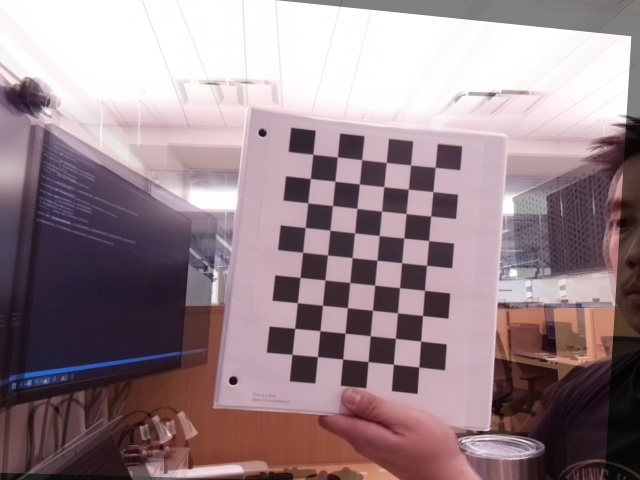
//> input picture Archive Folder/Feature Detection And Matching ORB/build/Stitched_picture.jpg, 640 x 480 px, given in place of the camera
$ ./main   (built with g++ and OpenCV 4)
//> lines starting //> are read from the running program, lines starting //| are printed output that depends on the picture
### Streaming_CVG/RPI_Folder/Mock CVG Program/yen_threshold.h
#pragma once

#include "opencv2/imgproc/imgproc.hpp"
#include <limits>
#include <iostream>

// separated out from
// https://github.com/aivakov/OpenCV-hacks-C-/blob/master/Yen.cpp
// licensed under GNU General Public License v3.0
int Yen(cv::Mat data);

### Streaming_CVG/RPI_Folder/Mock CVG Program/yen_threshold.cpp
#include "yen_threshold.h"

// from https://github.com/aivakov/OpenCV-hacks-C-/blob/master/Yen.cpp
// licensed under GNU General Public License v3.0
using namespace cv;

int Yen(Mat data)
{
    // Ported to C++ by Alexander Ivakov from Java implementation of ImageJ plugin Auto_Threshold

    // Implements Yen  thresholding method
    // 1) Yen J.C., Chang F.J., and Chang S. (1995) "A New Criterion
    //    for Automatic Multilevel Thresholding" IEEE Trans. on Image
    //    Processing, 4(3): 370-378
    // 2) Sezgin M. and Sankur B. (2004) "Survey over Image Thresholding
    //    Techniques and Quantitative Performance Evaluation" Journal of
    //    Electronic Imaging, 13(1): 146-165
    //    http://citeseer.ist.psu.edu/sezgin04survey.html
    //
    // M. Emre Celebi
    // 06.15.2007
    // Ported to ImageJ plugin by G.Landini from E Celebi's fourier_0.8 routines

    int total = 0;
    for (int ih = 0; ih < 256; ih++)
    {
        float extr = data.at<float>(ih);
        ;
        total += (int)extr;
    }

    // normalized histogram
    double norm_histo[256];
    for (int ih = 0; ih < 256; ih++)
    {
        norm_histo[ih] = (double)data.at<float>(ih) / total;
    }

    // cumulative normalized histogram
    double P1[256];
    P1[0] = norm_histo[0];
    for (int ih = 1; ih < 256; ih++)
    {
        P1[ih] = P1[ih - 1] + norm_histo[ih];
    }

    double P1_sq[256];
    P1_sq[0] = norm_histo[0] * norm_histo[0];
    for (int ih = 1; ih < 256; ih++)
    {
        P1_sq[ih] = P1_sq[ih - 1] + norm_histo[ih] * norm_histo[ih];
    }

    double P2_sq[256];
    P2_sq[255] = 0.0;
    for (int ih = 254; ih >= 0; ih--)
    {
        P2_sq[ih] = P2_sq[ih + 1] + norm_histo[ih + 1] * norm_histo[ih + 1];
    }

    // Find the threshold that maximizes the criterion
    int threshold = -1;
    double max_crit = std::numeric_limits<double>::min();

    for (int it = 0; it < 256; it++)
    {
        double crit = -1.0 * ((P1_sq[it] * P2_sq[it]) > 0.0 ? log(P1_sq[it] * P2_sq[it]) : 0.0) + 2 * ((P1[it] * (1.0 - P1[it])) > 0.0 ? log(P1[it] * (1.0 - P1[it])) : 0.0);
        if (crit > max_crit)
        {
            max_crit = crit;
            threshold = it;
        }
    }
    return threshold;
}

### Streaming_CVG/RPI_Folder/Mock CVG Program/main.cpp
#include <iostream>
#include <opencv2/opencv.hpp>
#include <vector>
#include "yen_threshold.h"

#define NOIR_CAMERA 0
#define VISIBLE_CAMERA 1
#define CHESSBOARD_COLUMNS 9
#define CHESSBOARD_ROWS 6
#define LINE_THICKNESS 1
#define NUMBER_OF_CALIBRATION_IMAGES 1
#define CALIBRATION_DELAY 1000 // In milliseconds
#define THRESHOLD_WEIGHT 0.4   // Increase to see more of the Yen Threshold Image
#define WARPEDFRAME_WEIGHT 0.6
#define ESC_KEY 27

using namespace cv;

void remap_lut_threshold(cv::Mat &src, cv::Mat &dst, float k, int threshold, int &topkvalue)
{
    int histSize = 256;
    float range[] = {0, 256};
    const float *histRange = {range};
    cv::Mat hist;
    cv::calcHist(&src, 1, 0, cv::Mat(), hist, 1, &histSize, &histRange);

    int high = 0;
    int low = 0;
    for (int i = 0; i < 256; i++)
    {
        if (hist.at<int>(i) != 0)
        {
            high = i;
            if (low == 0)
                low = i;
        }
    }
    // cout<<"high_low:"<<high<<"\t"<<low<<endl;
    cv::Mat histCumulative = hist.clone();
    for (int i = 1; i < histSize; i++)
    {
        histCumulative.at<float>(i) += histCumulative.at<float>(i - 1);
    }
    float abovePixels = histCumulative.at<float>(255) - histCumulative.at<float>(threshold);
    float totalPixels = src.rows * src.cols;
    topkvalue = 0;
    for (int i = 0; i < histSize; i++)
    {
        if (histCumulative.at<float>(i) >= totalPixels - k * abovePixels)
        {
            topkvalue = i;
            break;
        }
    }
    // cout<<"abovePixels\t"<<abovePixels<<"\ttopkvalue"<<topkvalue<<endl;
    cv::Mat lut(1, 256, CV_8U);
    for (int i = 0; i <= 255; i++)
    {
        if (i > topkvalue)
            lut.at<uchar>(0, i) = 255;
        else if (i > threshold)
            lut.at<uchar>(0, i) = 255.0 * (i - threshold) / (high - threshold);
        else
            lut.at<uchar>(0, i) = 0;
    }
    // cout<<lut<<endl;
    cv::LUT(src, lut, dst);
}

cv::Mat ImgProc_YenThreshold(cv::Mat src, bool compressed, double &foundThresh)
{
    // Convert frame to grayscale
    cv::Mat grey;
    cv::cvtColor(src, grey, cv::COLOR_BGR2GRAY);

    // Histogram constants
    int bins = 256;
    int histSize[] = {bins};
    const float range[] = {0, 256};
    const float *ranges[] = {range};
    int channels[] = {0};

    // equalize
    cv::Ptr<cv::CLAHE> clahe = cv::createCLAHE();
    clahe->setClipLimit(2.7);
    cv::Mat cl;
    clahe->apply(grey, cl);

    // make histogram
    cv::Mat hist;
    cv::calcHist(&cl, 1, channels, cv::Mat(), hist, 1, histSize, ranges, true, false);

    // yen_thresholding
    int yen_threshold = Yen(hist);
    foundThresh = yen_threshold;

    // Apply binary thresholding
    cv::Mat thresholded;
    if (compressed)
    {
        cv::threshold(cl, thresholded, double(yen_threshold), 255, cv::THRESH_BINARY);
    }
    else
    {
        cv::threshold(cl, thresholded, double(yen_threshold), 255, cv::THRESH_TOZERO);
    }

    return thresholded;
}

int main()
{
    // Path to the YAML file
    std::string filename = "/home/pi/Onboard_VS_Streaming_RPI/Archive Folder/Homography/build/homography_matrix.yaml";

    std::cout << "Opening file: " << filename << std::endl;

    // Open the file using FileStorage
    cv::FileStorage fs(filename, cv::FileStorage::READ);
    if (!fs.isOpened())
    {
        std::cerr << "Failed to open " << filename << std::endl;
        return -1;
    }

    // Variables to store the matrices
    cv::Mat infraredToVisibleHomography, visibleToInfraredHomography;
    cv::Ptr<cv::Mat> ColoredFrame;
    // Read the matrices from the file
    fs["irToVisibleHomography"] >> infraredToVisibleHomography;
    fs["visibleToIRHomography"] >> visibleToInfraredHomography;

    // Close the file
    fs.release();

    // Check if matrices are empty after reading from file
    if (infraredToVisibleHomography.empty() || visibleToInfraredHomography.empty())
    {
        std::cerr << "Failed to read matrices from file" << std::endl;
        return -1;
    }

    // Output the read values
    std::cout << "infraredToVisibleHomography:\n"
              << infraredToVisibleHomography << std::endl;
    std::cout << "visibleToInfraredHomography:\n"
              << visibleToInfraredHomography << std::endl;

    // GStreamer input video pipelines
    // cv::VideoCapture cap(pipeline, cv::CAP_GSTREAMER);

    std::string visibleGStreamerCam = " ";
    std::string irGStreamerCamd = " ";

    // Open two camera streams
    cv::VideoCapture capIR(NOIR_CAMERA);
    cv::VideoCapture capVisible(VISIBLE_CAMERA);

    capIR.set(cv::CAP_PROP_FOURCC, cv::VideoWriter::fourcc('B', 'G', '1', '0'));
    capVisible.set(cv::CAP_PROP_FOURCC, cv::VideoWriter::fourcc('B', 'G', '1', '0'));

    capIR.set(cv::CAP_PROP_FRAME_WIDTH, 640);
    capIR.set(cv::CAP_PROP_FRAME_HEIGHT, 480);
    capVisible.set(cv::CAP_PROP_FRAME_WIDTH, 640);
    capVisible.set(cv::CAP_PROP_FRAME_HEIGHT, 480);

    // Check if the cameras are opened
    if (!capIR.isOpened() || !capVisible.isOpened())
    {
        std::cerr << "Error: Cameras not accessible" << std::endl;
        return -1;
    }

    printf("\nPress ESC key to take image...\r\n");
    bool previewFlag = true;
    cv::Mat irFrames, visibleFrames, combinedFrames, croppedVisibleFrames, croppedIrFrames, irWarpedFrame, visibleWarpedFrame, successfulCalibrationFrameCaptured, warpedFramesSideBySide, zoomedIrFramesGray, visibleFramesGray, visibleToIRProjectedFrame, rawCombinedFrames, visibleFramesBGR, processedFrame, yenThresholdedFrame, combinedZoomedFrames;
    double foundThresh = 0.0;
    int topkvalue;
    int remapMin = 0;

    // ------------------------ [ VERIFY HOMOGRAPHY VALUES AND YEN THRESHOLDING ] ------------------------ //

    while (true)
    {
        // Mat visibleFrames, irFrames;
        capVisible >> visibleFrames;
//> visibleFrames is the input picture: 480 rows x 640 cols, CV_8UC3; mean B, G, R 139, 133, 152.8
        capIR >> irFrames;
        cv::flip(irFrames, irFrames, 1);

        // Check if any of the frames is empty
        if (visibleFrames.empty() || irFrames.empty())
        {
            std::cerr << "Error: Unable to capture frame\n";
            break;
        }

        // If you want to use hconcat() as a sanity check instead of viewing each frame individually
        // The following three lines of code must be commented out since visibleFrame is being grayscaled from a data type of 16 --> 0
        // Couldn't figure out how to convert the visibleFrames to 'fit' with the irFrames that has a data type of 16

        // cvtColor that's doing the  demosaicing expects a single-channel input image to produce a 3 or 4 channel output
        // So grayscaling it first is nessessary
        cvtColor(visibleFrames, visibleFrames, cv::COLOR_BGR2GRAY);
//> visibleFrames: 480 rows x 640 cols, CV_8UC1
        cvtColor(visibleFrames, visibleFramesBGR, cv::COLOR_BayerBG2BGR);

        // cv::resize(visibleFrames, visibleFrames, irFrames.size());
        // visibleFrames.convertTo(visibleFrames, irFrames.type());

        // Define the region of interest (ROI) for zooming in (half size)
        cv::Rect roiVisible(visibleFramesBGR.cols / 4, visibleFramesBGR.rows / 4, visibleFramesBGR.cols / 2, visibleFrames.rows / 2);
//> roiVisible = Rect(160, 120, 320, 240)
        cv::Rect roiIR(irFrames.cols / 4, irFrames.rows / 4, irFrames.cols / 2, irFrames.rows / 2);
//> roiIR = Rect(160, 120, 320, 240)

        // Zoom in on both visible and IR frames
        croppedVisibleFrames = visibleFrames(roiVisible);
        croppedIrFrames = irFrames(roiIR);

        // Resize to both perspective frames
        cv::resize(croppedVisibleFrames, croppedVisibleFrames, visibleFrames.size());
//> croppedVisibleFrames: 480 rows x 640 cols, CV_8UC1
        cv::resize(croppedIrFrames, croppedIrFrames, irFrames.size());
//> croppedIrFrames: 480 rows x 640 cols, CV_8UC3

        // Process the frame using ImgProc_YenThreshold
        double foundThresh;
        // thresholdimg == binaryMask
        yenThresholdedFrame = ImgProc_YenThreshold(croppedIrFrames, false, foundThresh);
//> in ImgProc_YenThreshold, `clahe->apply(grey, cl);`:
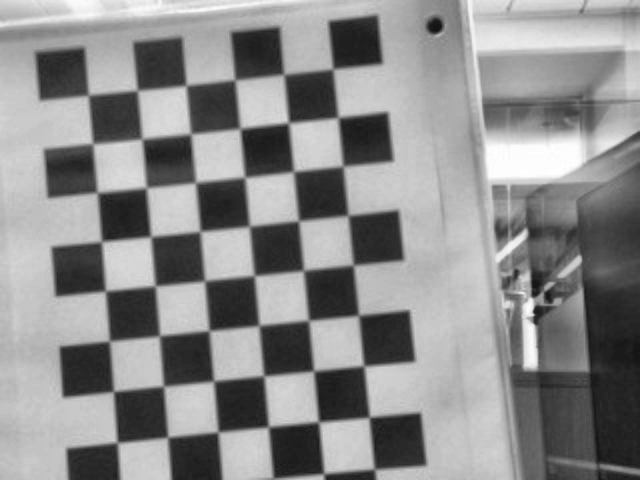
//> cl: 480 rows x 640 cols, CV_8UC1; min 16, max 255, mean 139.2
//> in ImgProc_YenThreshold, `cv::calcHist(&cl, 1, channels, cv::Mat(), hist, 1, histSize, ranges, t..`: hist = 256 values, max 6921 at index 197, min 0 at index 0, mean 1200
//> the loop in Yen, `for (int ih = 0; ih < 256; ih++)` made 256 passes
//> (extr, total) on passes 1 to 3: (0, 0), (0, 0), (0, 0)
//> after the loop in Yen, `for (int ih = 0; ih < 256; ih++)`: total = 307200
//> after the loop in Yen, `for (int ih = 0; ih < 256; ih++)`: norm_histo = 256 values, max 0.0225 at index 197, min 0 at index 0, mean 0.00391
//> in Yen, `P1[0] = norm_histo[0];`: P1 = 256 values from 0 to 0
//> after the loop in Yen, `for (int ih = 1; ih < 256; ih++)`: P1 = 256 values from 0 to 1
//> in Yen, `P1_sq[0] = norm_histo[0] * norm_histo[0];`: P1_sq = 256 values from 0 to 0
//> after the loop in Yen, `for (int ih = 1; ih < 256; ih++)`: P1_sq = 256 values from 0 to 0.0088
//> after the loop in Yen, `for (int ih = 254; ih >= 0; ih--)`: P2_sq = 256 values, max 0.0088 at index 0, min 0 at index 255, mean 0.00524
//> the loop in Yen, `for (int it = 0; it < 256; it++)` made 256 passes
//> (crit, max_crit) on passes 17, 19, 20, 21, 23, 24, 25, 26, 28, 29, 30, 34: (4.73, 4.73), (4.88, 4.88), (5.12, 5.12), (5.64, 5.64), (5.73, 5.73), (5.78, 5.78), (6.08, 6.08), (6.17, 6.17), (6.2, 6.2), (6.4, 6.4), (6.43, 6.43), (6.49, 6.49)
//> crit on passes 1 to 6: 0, 0, 0, 0, 0, 0
//> after the loop in Yen, `for (int it = 0; it < 256; it++)`: max_crit = 8.24; threshold = 157
//> in ImgProc_YenThreshold, `cv::threshold(cl, thresholded, double(yen_threshold), 255, cv::THRESH_..`:
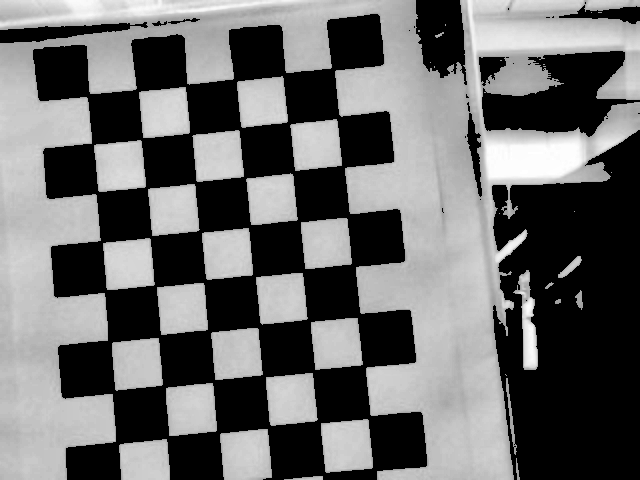
//> thresholded: 480 rows x 640 cols, CV_8UC1; min 0, max 255, mean 105.5
//> foundThresh = 157
        // std::cout << yenThresholdedFrame.channels() << std::endl;
        // std::cin.get();
        remapMin = (int)foundThresh;
//> remapMin = 157
        // cv::Mat processedFrame;
        int topkvalue = 0;
        // remap_lut_threshold(yenThresholdedFrame, processedFrame, 0.1, foundThresh, topkvalue);
        remap_lut_threshold(yenThresholdedFrame, processedFrame, 0.1, remapMin, topkvalue);
//> in remap_lut_threshold, `cv::calcHist(&src, 1, 0, cv::Mat(), hist, 1, &histSize, &histRange);`: hist = 256 values, max 140477 at index 0, min 0 at index 1, mean 1200
//> after the loop in remap_lut_threshold, `for (int i = 0; i < 256; i++)`: low = 158
//> in remap_lut_threshold, `cv::Mat histCumulative = hist.clone();`: histCumulative has the same summary as hist
//> after the loop in remap_lut_threshold, `for (int i = 1; i < histSize; i++)`: histCumulative = 256 values from 140477 to 307200
//> in remap_lut_threshold, `float abovePixels = histCumulative.at<float>(255) - histCumulative.at<..`: abovePixels = 166723
//> after the loop in remap_lut_threshold, `for (int i = 0; i <= 255; i++)`: lut = 256 values from 0 to 255
//> in remap_lut_threshold, `cv::LUT(src, lut, dst);`:
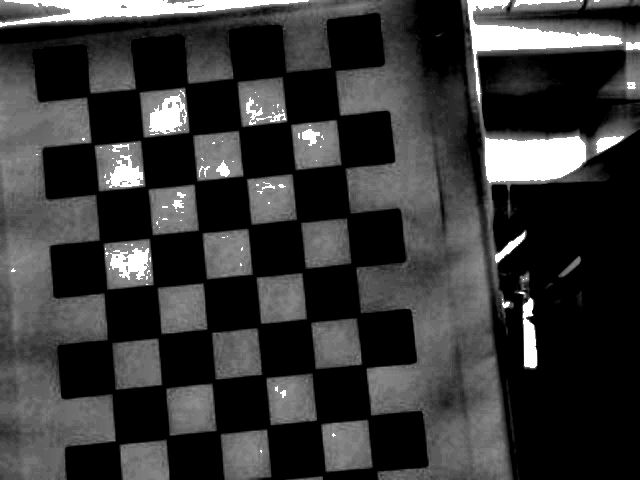
//> dst: 480 rows x 640 cols, CV_8UC1; min 0, max 255, mean 56.1
//> topkvalue = 211

        // std::cout << processedFrame.channels() << std::endl;

        ColoredFrame = cv::Ptr<cv::Mat>(new cv::Mat());
        // The result will be an RGB
        cv::applyColorMap(processedFrame, *ColoredFrame, cv::COLORMAP_JET);

        std::vector<cv::Mat> channels;
        cv::split(*ColoredFrame, channels);

        std::vector<cv::Mat> chansToMerge = {channels[0], channels[1], channels[2], yenThresholdedFrame};
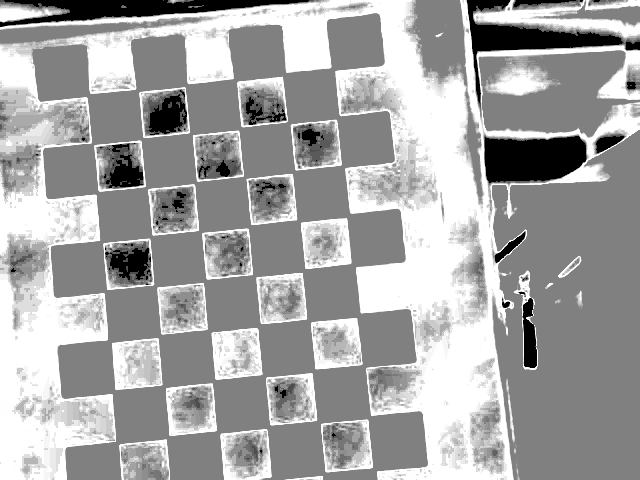
//> chansToMerge[0]: 480 rows x 640 cols, CV_8UC1; min 0, max 255, mean 163.6
        // std::cout << channels[0].channels() << channels[1].channels() << channels[2].channels();
        cv::merge(&chansToMerge[0], chansToMerge.size(), *ColoredFrame);

        // Projects IR to VISIBLE
        // void cv::warpPerspective(cv::InputArray src, cv::OutputArray dst, cv::InputArray M, cv::Size dsize, int flags = 1, int borderMode = 0, const cv::Scalar &borderValue = cv::Scalar())
        // cv::warpPerspective(croppedIrFrames, irWarpedFrame, infraredToVisibleHomography, croppedVisibleFrames.size());

        // Projects Visible to IR THIS IS WHAT WE WANT
        cv::warpPerspective(croppedVisibleFrames, visibleWarpedFrame, visibleToInfraredHomography, croppedIrFrames.size());
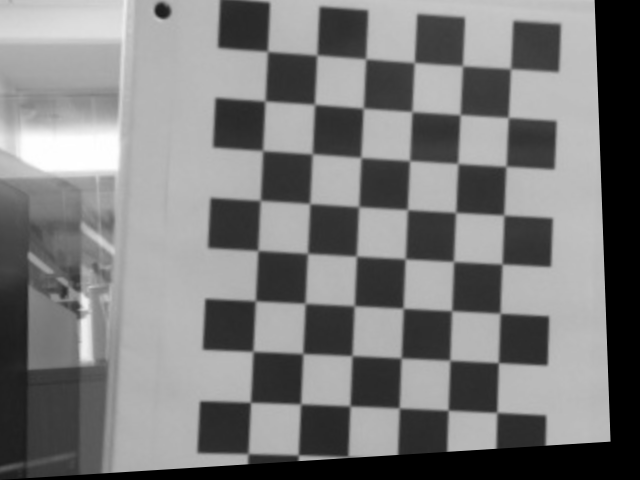
//> visibleWarpedFrame: 480 rows x 640 cols, CV_8UC1; min 0, max 255, mean 123.5

        // Uncomment if you want to see the size/resolution and data types of the frames that are being passed to debugOutput()
        // debugOutput(visibleFrames, irFrames, croppedIrFrames, croppedVisibleFrames, irWarpedFrame, visibleWarpedFrame, yenThresholdedFrame);

        // ORIGINAL
        // void cv::addWeighted(cv::InputArray src1, double alpha, cv::InputArray src2, double beta, double gamma, cv::OutputArray dst, int dtype = -1)
        // cv::addWeighted(yenThresholdedFrame, THRESHOLD_WEIGHT, visibleWarpedFrame, WARPEDFRAME_WEIGHT, 0, visibleToIRProjectedFrame);

        // cv::resize(*ColoredFrame, *ColoredFrame, visibleWarpedFrame.size());

        visibleWarpedFrame.convertTo(visibleWarpedFrame, (*ColoredFrame).type());
        cv::cvtColor(visibleWarpedFrame, visibleWarpedFrame, cv::COLOR_GRAY2BGRA);
//> visibleWarpedFrame: 480 rows x 640 cols, CV_8UC4

        cv::addWeighted(*ColoredFrame, THRESHOLD_WEIGHT, visibleWarpedFrame, WARPEDFRAME_WEIGHT, 0, visibleToIRProjectedFrame);
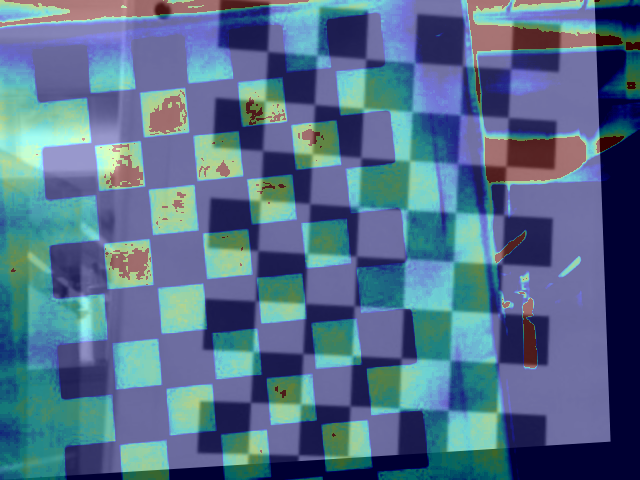
//> visibleToIRProjectedFrame: 480 rows x 640 cols, CV_8UC4; mean B, G, R, A 139.5, 111.7, 84, 195.2

        // void cv::putText(cv::InputOutputArray img, const cv::String &text, cv::Point org, int fontFace, double fontScale, cv::Scalar color, int thickness = 1, int lineType = 8, bool bottomLeftOrigin = false)

        //  Concatenate  frames won't work since visibleFrames is being grayscaled
        //  To use hconcat() those lines of code following the grayscaling of visibleFrames must be commented out 2/24/24
        // cv::hconcat(irWarpedFrame, visibleWarpedFrame, combinedWarpedFrames);

        // Needed to show raw frames together
        cvtColor(visibleFrames, visibleFramesBGR, cv::COLOR_GRAY2BGR);
        cv::hconcat(irFrames, visibleFramesBGR, rawCombinedFrames);
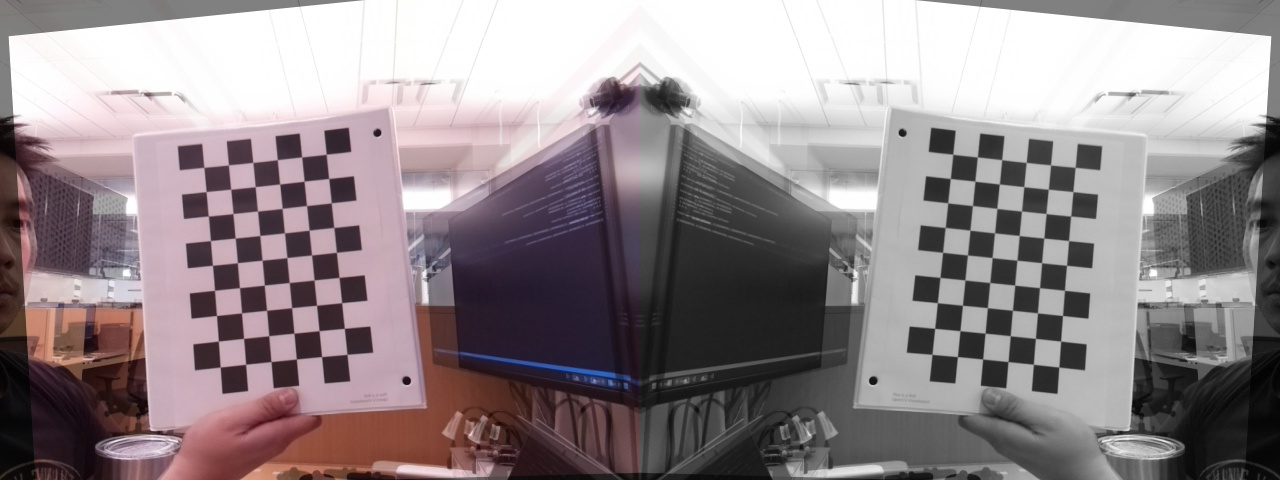
//> rawCombinedFrames: 480 rows x 1280 cols, CV_8UC3; mean B, G, R 139.3, 136.3, 146.2
        // cv::hconcat(croppedIrFrames, croppedVisibleFrames, combinedZoomedFrames);

        // cv::imshow("Zoomed Homography camera feed ", combinedZoomedFrames);
        //  cv::imshow("Warped Frames | IR --> Visible | Visible --> IR", combinedWarpedFrames);
        //  cv::imshow("yenThresholdedFrame ", yenThresholdedFrame);

        // Individually using imshow() to display frames seperately works fine
        // Projects IR to VISIBLE
        // cv::imshow("irWarpedFrame Frame", irWarpedFrame);

        // Projects Visible to IR, this is what's implemented in CVG
        // cv::imshow("visibleWarpedFrame Frame", visibleWarpedFrame);

        // Display frames individually
        // cv::imshow("Visible Frame 'Raw' ", visibleFrames);
        // cv::imshow("IR Frame 'Raw' ", irFrames);

        // cv::imshow("Raw camera feed", rawCombinedFrames);
        // cv::imshow("croppedIrFrames", croppedIrFrames);
        // cv::imshow("croppedVisibleFrames", croppedVisibleFrames);

        // cv::imshow("visibleWarpedFrame", visibleWarpedFrame);
        cv::imshow("Combined Visible --> IR Warped Overlay With Yen Threshold Overlay  ", visibleToIRProjectedFrame);
        // cv::imshow("yenThresholdedFrame ", yenThresholdedFrame);
        // cv::imshow("Heat Map Projected Onto IR", *ColoredFrame);

        //  Pres ESC key to exit program
        if (cv::waitKey(1) == ESC_KEY)
//> the Esc key is pressed
        {
            std::cout << "Exiting...\n";
            break;
        }
    }

    cv::destroyAllWindows();

    cv::imwrite("Raw_Visible_Frame.JPG", visibleFrames);
    cv::imwrite("Raw_IR_Frame.JPG", irFrames);
    cv::imwrite("Cropped_Visible_Frame.JPG", croppedVisibleFrames);
    cv::imwrite("Cropped_IR_Frame.JPG", croppedIrFrames);
    cv::imwrite("Warped_Visible_To_IR.JPG", visibleWarpedFrame);
//> (the run ends here: the program stops with an error, at `cv::imwrite("Warped_IR_To_Visible.JPG", irWarpedFrame);`)
